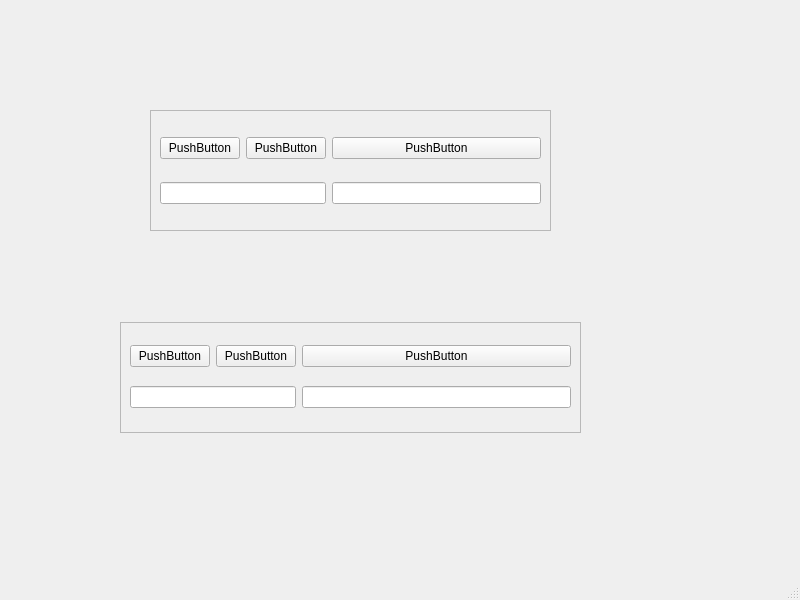
<?xml version="1.0" encoding="UTF-8"?>
<ui version="4.0">
 <class>MainWindow</class>
 <widget class="QMainWindow" name="MainWindow">
  <property name="geometry">
   <rect>
    <x>0</x>
    <y>0</y>
    <width>800</width>
    <height>600</height>
   </rect>
  </property>
  <property name="windowTitle">
   <string>MainWindow</string>
  </property>
  <widget class="QWidget" name="centralwidget">
   <widget class="QFrame" name="frame">
    <property name="geometry">
     <rect>
      <x>150</x>
      <y>110</y>
      <width>401</width>
      <height>121</height>
     </rect>
    </property>
    <property name="frameShape">
     <enum>QFrame::StyledPanel</enum>
    </property>
    <property name="frameShadow">
     <enum>QFrame::Raised</enum>
    </property>
    <layout class="QGridLayout" name="gridLayout">
     <item row="0" column="0">
      <widget class="QPushButton" name="pushButton">
       <property name="text">
        <string>PushButton</string>
       </property>
      </widget>
     </item>
     <item row="0" column="1">
      <widget class="QPushButton" name="pushButton_2">
       <property name="text">
        <string>PushButton</string>
       </property>
      </widget>
     </item>
     <item row="0" column="2">
      <widget class="QPushButton" name="pushButton_3">
       <property name="text">
        <string>PushButton</string>
       </property>
      </widget>
     </item>
     <item row="1" column="0" colspan="2">
      <widget class="QLineEdit" name="lineEdit"/>
     </item>
     <item row="1" column="2">
      <widget class="QLineEdit" name="lineEdit_2"/>
     </item>
    </layout>
   </widget>
   <widget class="QStackedWidget" name="stackedWidget_2">
    <property name="geometry">
     <rect>
      <x>120</x>
      <y>322</y>
      <width>461</width>
      <height>111</height>
     </rect>
    </property>
    <property name="frameShape">
     <enum>QFrame::StyledPanel</enum>
    </property>
    <property name="frameShadow">
     <enum>QFrame::Raised</enum>
    </property>
    <widget class="QWidget" name="stackedWidget_2Page1" native="true">
     <layout class="QGridLayout" name="gridLayout_2">
      <item row="0" column="0">
       <widget class="QPushButton" name="pushButton_4">
        <property name="text">
         <string>PushButton</string>
        </property>
       </widget>
      </item>
      <item row="0" column="1">
       <widget class="QPushButton" name="pushButton_5">
        <property name="text">
         <string>PushButton</string>
        </property>
       </widget>
      </item>
      <item row="0" column="2">
       <widget class="QPushButton" name="pushButton_6">
        <property name="text">
         <string>PushButton</string>
        </property>
       </widget>
      </item>
      <item row="1" column="0" colspan="2">
       <widget class="QLineEdit" name="lineEdit_3"/>
      </item>
      <item row="1" column="2">
       <widget class="QLineEdit" name="lineEdit_4"/>
      </item>
     </layout>
    </widget>
   </widget>
  </widget>
  <widget class="QMenuBar" name="menubar">
   <property name="geometry">
    <rect>
     <x>0</x>
     <y>0</y>
     <width>800</width>
     <height>26</height>
    </rect>
   </property>
  </widget>
  <widget class="QStatusBar" name="statusbar"/>
 </widget>
 <resources/>
 <connections/>
</ui>
